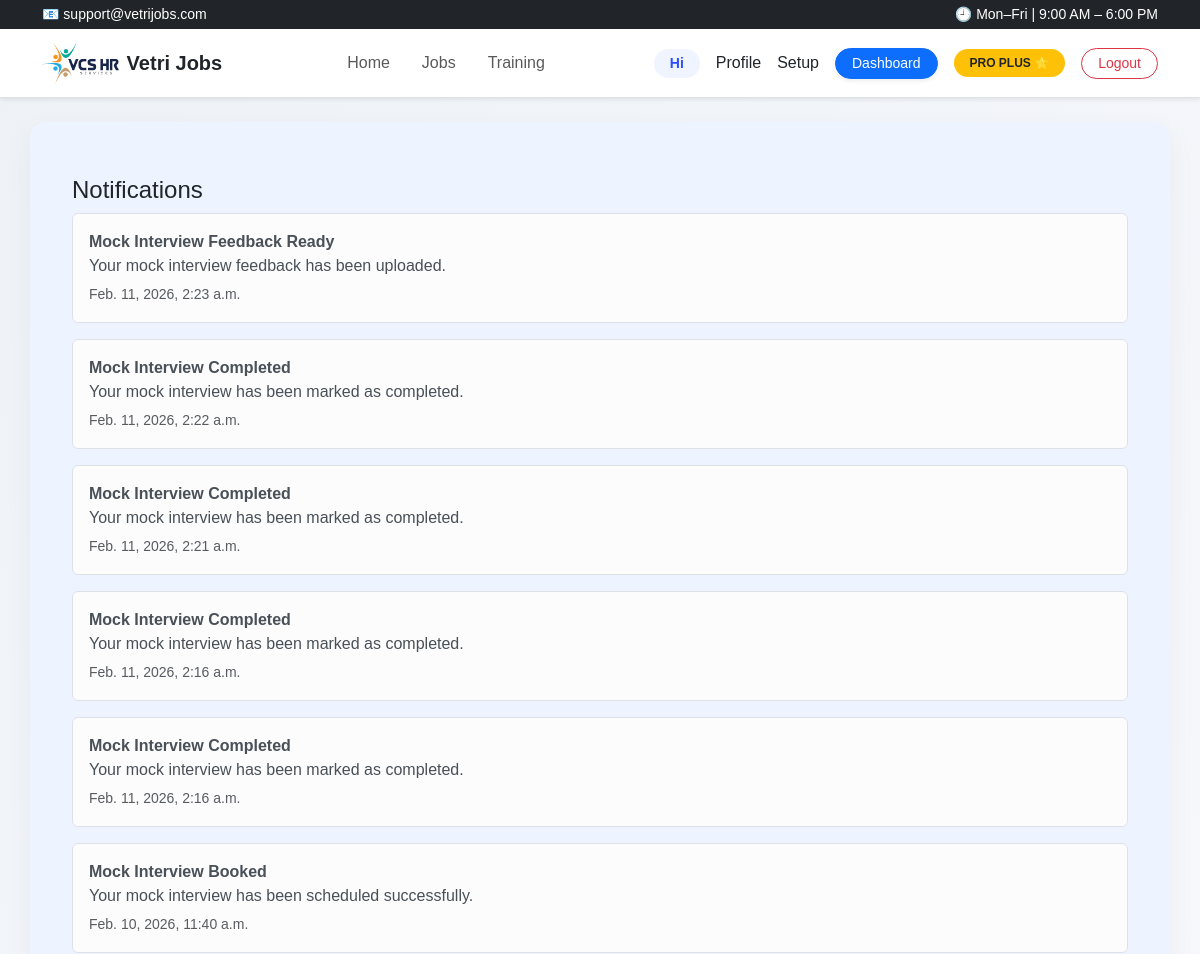
Page /notifications/ (signed in, upper part) on the earlier database version.
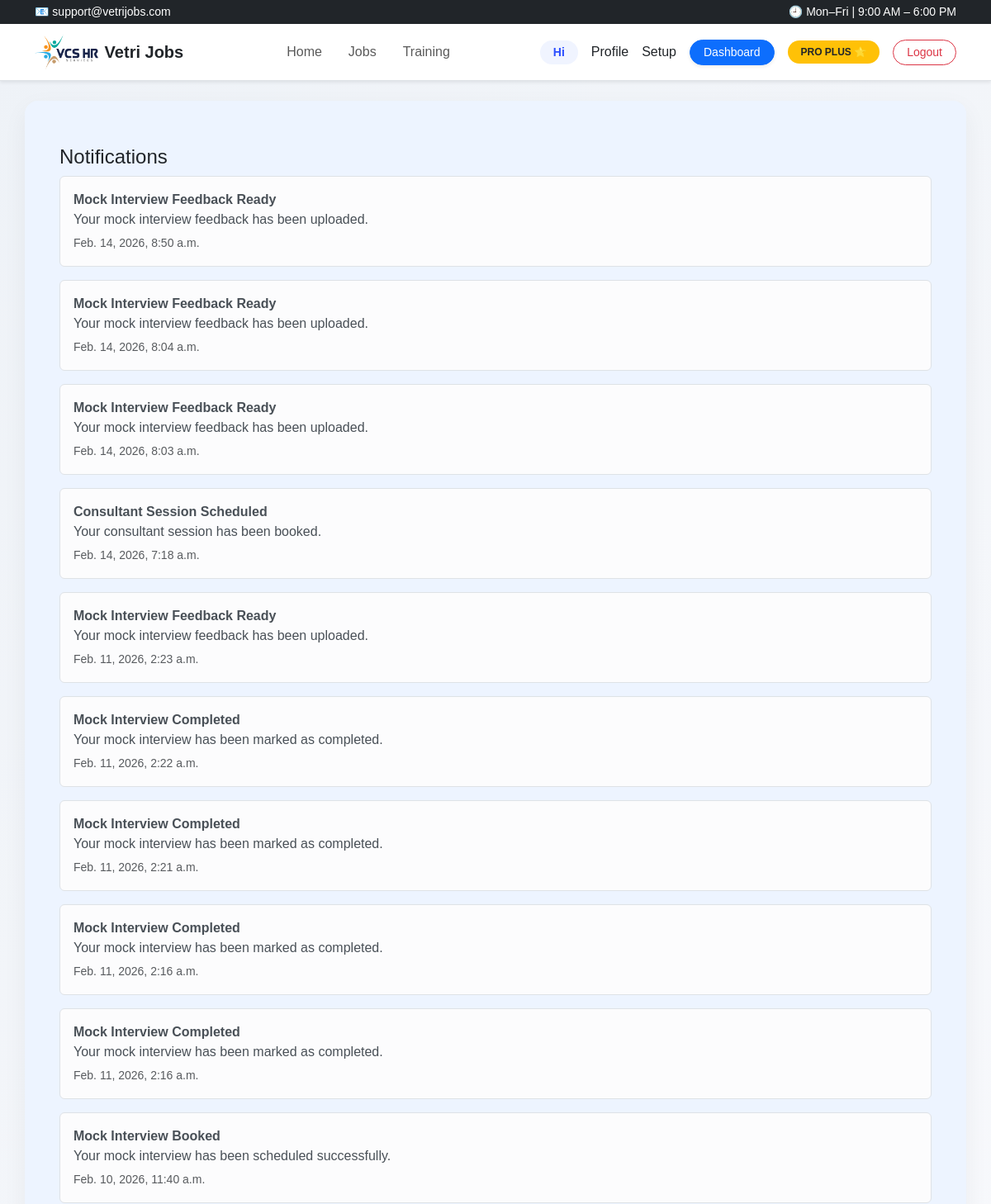
Same page on the later database version.
### notifications/models.py (models this page shows, shortened)
class Notification(models.Model):
    CHANNEL_CHOICES = (
        ("EMAIL", "Email"),
        ("WHATSAPP", "WhatsApp"),
        ("SYSTEM", "System"),
    )
    user = models.ForeignKey(User, on_delete=models.CASCADE)
    title = models.CharField(max_length=200)
    message = models.TextField()
    channel = models.CharField(max_length=20, choices=CHANNEL_CHOICES, default="SYSTEM" )
    is_read = models.BooleanField(default=False)
    created_at = models.DateTimeField(auto_now_add=True)

### notifications/views.py (the view)
# urls.py: path("", views.notifications_list, name="list"),
@login_required
def notifications_list(request):
    notifications = Notification.objects.filter(
        user=request.user
    ).order_by("-created_at")
    return render(request, "notifications/list.html", {
        "notifications": notifications
    })

### templates/notifications/list.html (shortened to what this page needs)
{% extends "base.html" %}
{% block content %}
<div class="container mt-4">
  <h4>Notifications</h4>
  {% for n in notifications %}
    <div class="alert alert-light border">
      <strong>{{ n.title }}</strong>
      <p class="mb-1">{{ n.message }}</p>
      <small class="text-muted">{{ n.created_at }}</small>
    </div>
  {% empty %}
    <p class="text-muted">No notifications yet.</p>
  {% endfor %}
</div>
{% endblock %}

Differences in the rows shown:
added Notification: title "Mock Interview Feedback Ready", message "Your mock interview feedback has been uploaded.", created_at "Feb. 14, 2026, 8:50 a.m."
added Notification: title "Mock Interview Feedback Ready", message "Your mock interview feedback has been uploaded.", created_at "Feb. 14, 2026, 8:04 a.m."
added Notification: title "Mock Interview Feedback Ready", message "Your mock interview feedback has been uploaded.", created_at "Feb. 14, 2026, 8:03 a.m."
added Notification: title "Consultant Session Scheduled", message "Your consultant session has been booked.", created_at "Feb. 14, 2026, 7:18 a.m."
